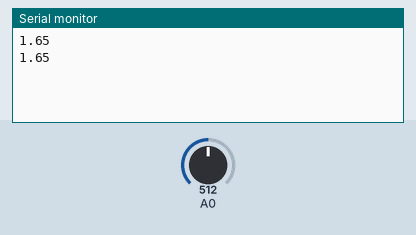
A sketch run on a simulated Arduino Uno, built with avr-gcc and run on an emulated ATmega328P. Parts: the last lines printed to the serial monitor. The inputs (shaded band) are chosen by the test bench; at power-on: A0 = 512.

Above: at 2.2 s.
2.3 s: A0 set to 716
At 3.6 s:
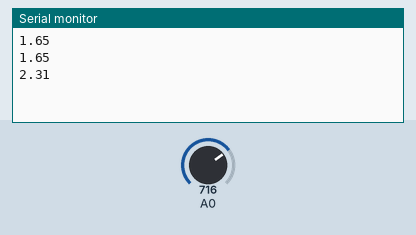
3.8 s: A0 set to 900
At 4.7 s:
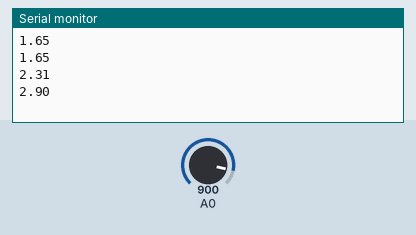
Timing chart, 0 to 6.8 s (numbered marks = the images above; inputs shaded):
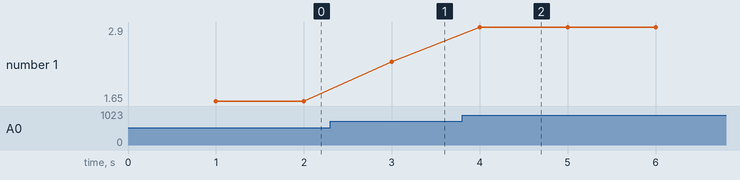

Measured:
- after the input at 2.3 s, the serial monitor: prints a new line after 0.70 s (image 1)
- after the input at 3.8 s, the serial monitor: prints a new line after 0.20 s (image 2)
- plotted number 1: 1.65 → 2.31 after the input at 2.3 s, 2.31 → 2.9 after the input at 3.8 s

The sketch:

cract3.ino
```cpp
void setup() {
   Serial.begin(115200);
   delay(1000);

}

void loop() {
  // put your main code here, to run repeatedly:

  Serial.println((analogRead(A0)*3.3)/1024);
  delay(1000);
}
```
